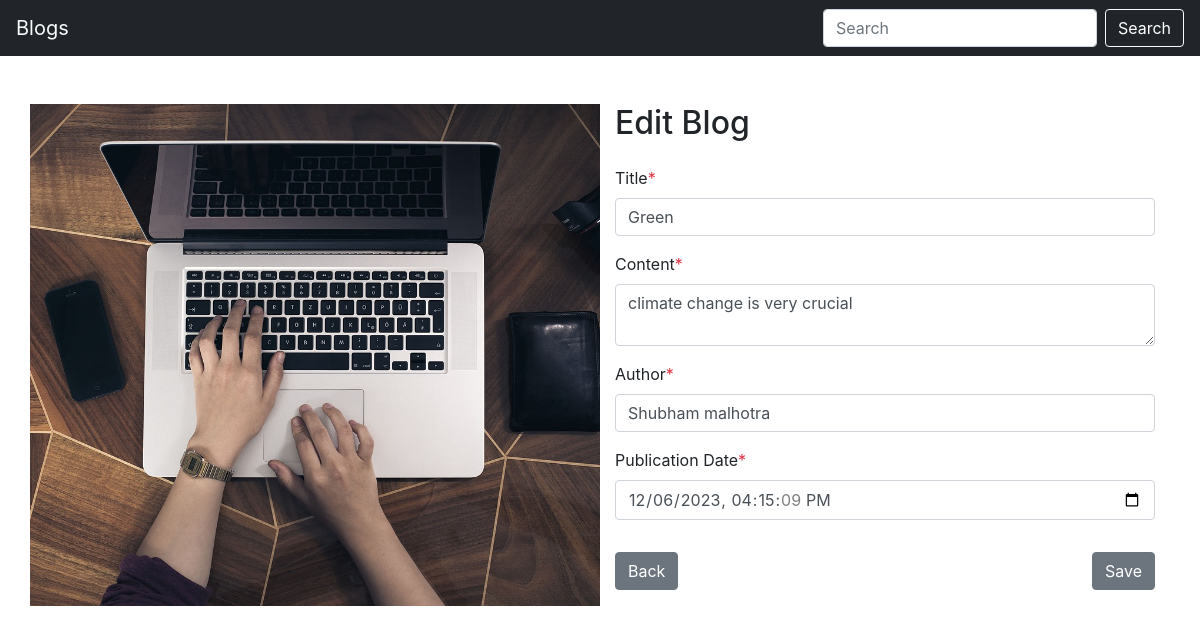
The page /edit.php?id=3 on the database its author committed.
### tables this page shows
CREATE TABLE IF NOT EXISTS `blog_posts` (
  `id` int NOT NULL AUTO_INCREMENT,
  `title` varchar(50) NOT NULL,
  `content` varchar(1000) NOT NULL,
  `author` varchar(100) NOT NULL,
  `publication_date` datetime DEFAULT NULL,
  `created_on` datetime DEFAULT CURRENT_TIMESTAMP,
  `updated_on` datetime DEFAULT NULL,
  `is_deleted` bit(1) DEFAULT b'0',
  PRIMARY KEY (`id`)
);

### edit.php (the view, shortened to what this page needs)
<?php
include 'config.php';
include 'header.php';
$id=0;
if (isset($_GET['id'])) {
    $id=$_GET['id'];
}
$sql1 = "SELECT * FROM blog_posts WHERE id = $id and is_deleted = false";
            $result = $conn->query($sql1);
            if ($result->num_rows > 0) {
              $row = $result->fetch_assoc() ;
?>
    <div class="container mt-5">
      <div class="row">
        <div class="col-md-6 addblog_right">
        </div>
        <div class="col-md-6">
          <h2 class="mb-4">Edit Blog</h2>
             <form action="" method="POST">
                <div class="form-group">
                    <label for="title">Title<span class=text-danger>*</span></label>
                    <input type="text" class="form-control" id="title" name="title" maxlength="50" value="<?php echo $row['title'] ?>" required>
                </div>
                <div class="form-group">
                    <label for="content">Content<span class=text-danger>*</span></label>
                    <textarea class="form-control" id="content" name="content" maxlength="1000" required><?php echo $row['content'] ?></textarea>
                </div>
                <div class="form-group">
                    <label for="author">Author<span class=text-danger>*</span></label>
                    <input type="text" class="form-control" id="author" name="author" maxlength="100" value="<?php echo $row['author'] ?>" required>
                </div>
                <div class="form-group">
                    <label for="publication_date">Publication Date<span class=text-danger>*</span></label>
                    <input type="datetime-local" class="form-control" id="publication_date" name="publication_date" value="<?php echo $row['publication_date'] ?>">
                </div>
                <div class="row">
                  <div class="col-md-6">
                    <button type="button" class="btn btn-secondary mt-3" onclick="window.location.href='index.php'">Back</button>
                  </div>
                  <div class="col-md-6 text-right">
                     <button type="submit" class="btn btn-secondary mt-3">Save</button>
                  </div>
                </div>
            </form>
          </div>
      </div>
    </div>
               <?php
            } else {
              echo "0 results";
            }
?>
<?php
include 'footer.php';
?>

### style.css (style rules this page uses)
body { font-family: Nunito,-apple-system,BlinkMacSystemFont,"Segoe UI",Roboto,"Helvetica Neue",Arial,sans-serif,"Apple Color Emoji","Segoe UI Emoji","Segoe UI Symbol","Noto Color Emoji" !important; }
.addblog_right { background-image: url('img/createblog-pic.jpg'); background-size: cover; background-position: center; }

### rows shown on the page
blog_posts: title "Green", content "climate change is very crucial", author "Shubham malhotra", publication_date "12/06/2023 16:15:09"
